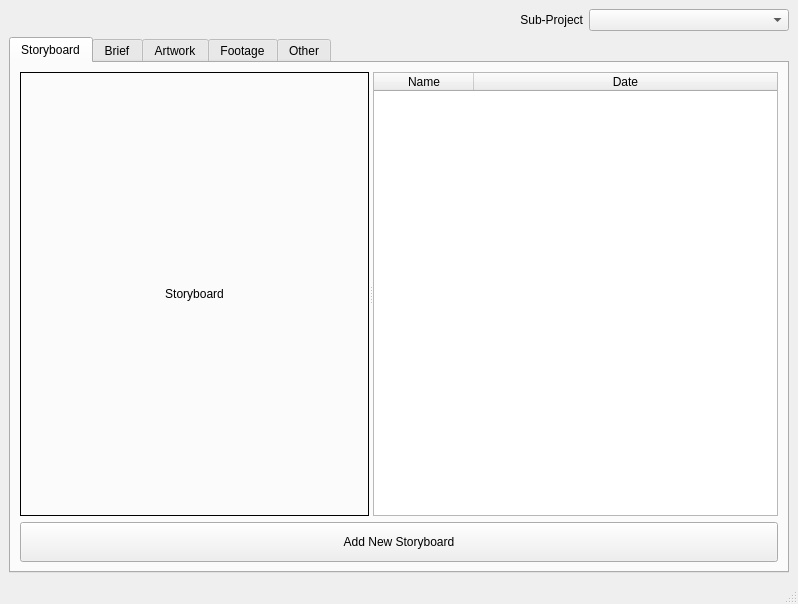
<?xml version="1.0" encoding="UTF-8"?>
<ui version="4.0">
 <class>MainWindow</class>
 <widget class="QMainWindow" name="MainWindow">
  <property name="geometry">
   <rect>
    <x>0</x>
    <y>0</y>
    <width>798</width>
    <height>604</height>
   </rect>
  </property>
  <property name="windowTitle">
   <string notr="true">Project Materials</string>
  </property>
  <property name="toolTip">
   <string notr="true"/>
  </property>
  <property name="statusTip">
   <string notr="true"/>
  </property>
  <property name="whatsThis">
   <string notr="true"/>
  </property>
  <property name="accessibleName">
   <string notr="true"/>
  </property>
  <property name="accessibleDescription">
   <string notr="true"/>
  </property>
  <property name="windowFilePath">
   <string notr="true"/>
  </property>
  <widget class="QWidget" name="centralwidget">
   <property name="toolTip">
    <string notr="true"/>
   </property>
   <property name="statusTip">
    <string notr="true"/>
   </property>
   <property name="whatsThis">
    <string notr="true"/>
   </property>
   <property name="accessibleName">
    <string notr="true"/>
   </property>
   <property name="accessibleDescription">
    <string notr="true"/>
   </property>
   <layout class="QVBoxLayout" name="verticalLayout_6">
    <item>
     <layout class="QHBoxLayout" name="horizontalLayout_3">
      <item>
       <widget class="QLabel" name="label">
        <property name="layoutDirection">
         <enum>Qt::LeftToRight</enum>
        </property>
        <property name="text">
         <string>Sub-Project</string>
        </property>
        <property name="alignment">
         <set>Qt::AlignRight|Qt::AlignTrailing|Qt::AlignVCenter</set>
        </property>
       </widget>
      </item>
      <item>
       <widget class="QComboBox" name="comboBox">
        <property name="maximumSize">
         <size>
          <width>200</width>
          <height>16777215</height>
         </size>
        </property>
       </widget>
      </item>
     </layout>
    </item>
    <item>
     <widget class="QTabWidget" name="tabWidget">
      <property name="toolTip">
       <string notr="true"/>
      </property>
      <property name="statusTip">
       <string notr="true"/>
      </property>
      <property name="whatsThis">
       <string notr="true"/>
      </property>
      <property name="accessibleName">
       <string notr="true"/>
      </property>
      <property name="accessibleDescription">
       <string notr="true"/>
      </property>
      <property name="currentIndex">
       <number>0</number>
      </property>
      <widget class="QWidget" name="stb_tab">
       <property name="toolTip">
        <string notr="true"/>
       </property>
       <property name="statusTip">
        <string notr="true"/>
       </property>
       <property name="whatsThis">
        <string notr="true"/>
       </property>
       <property name="accessibleName">
        <string notr="true"/>
       </property>
       <property name="accessibleDescription">
        <string notr="true"/>
       </property>
       <attribute name="title">
        <string notr="true">Storyboard</string>
       </attribute>
       <layout class="QVBoxLayout" name="verticalLayout_5">
        <item>
         <widget class="QSplitter" name="splitter">
          <property name="orientation">
           <enum>Qt::Horizontal</enum>
          </property>
          <widget class="QLabel" name="stb_label">
           <property name="sizePolicy">
            <sizepolicy hsizetype="Preferred" vsizetype="Preferred">
             <horstretch>0</horstretch>
             <verstretch>0</verstretch>
            </sizepolicy>
           </property>
           <property name="minimumSize">
            <size>
             <width>221</width>
             <height>124</height>
            </size>
           </property>
           <property name="maximumSize">
            <size>
             <width>9999</width>
             <height>9999</height>
            </size>
           </property>
           <property name="sizeIncrement">
            <size>
             <width>1</width>
             <height>1</height>
            </size>
           </property>
           <property name="baseSize">
            <size>
             <width>0</width>
             <height>0</height>
            </size>
           </property>
           <property name="toolTip">
            <string notr="true"/>
           </property>
           <property name="statusTip">
            <string notr="true"/>
           </property>
           <property name="whatsThis">
            <string notr="true"/>
           </property>
           <property name="accessibleName">
            <string notr="true"/>
           </property>
           <property name="accessibleDescription">
            <string notr="true"/>
           </property>
           <property name="frameShape">
            <enum>QFrame::Box</enum>
           </property>
           <property name="text">
            <string notr="true">Storyboard</string>
           </property>
           <property name="scaledContents">
            <bool>false</bool>
           </property>
           <property name="alignment">
            <set>Qt::AlignCenter</set>
           </property>
           <property name="margin">
            <number>0</number>
           </property>
          </widget>
          <widget class="QTableWidget" name="stb_tableWidget">
           <property name="sizePolicy">
            <sizepolicy hsizetype="Preferred" vsizetype="Preferred">
             <horstretch>0</horstretch>
             <verstretch>0</verstretch>
            </sizepolicy>
           </property>
           <property name="toolTip">
            <string notr="true"/>
           </property>
           <property name="statusTip">
            <string notr="true"/>
           </property>
           <property name="whatsThis">
            <string notr="true"/>
           </property>
           <property name="accessibleName">
            <string notr="true"/>
           </property>
           <property name="accessibleDescription">
            <string notr="true"/>
           </property>
           <attribute name="horizontalHeaderStretchLastSection">
            <bool>true</bool>
           </attribute>
           <column>
            <property name="text">
             <string notr="true">Name</string>
            </property>
           </column>
           <column>
            <property name="text">
             <string notr="true">Date</string>
            </property>
           </column>
          </widget>
         </widget>
        </item>
        <item>
         <widget class="QPushButton" name="addStb_pushButton">
          <property name="minimumSize">
           <size>
            <width>0</width>
            <height>40</height>
           </size>
          </property>
          <property name="toolTip">
           <string notr="true"/>
          </property>
          <property name="statusTip">
           <string notr="true"/>
          </property>
          <property name="whatsThis">
           <string notr="true"/>
          </property>
          <property name="accessibleName">
           <string notr="true"/>
          </property>
          <property name="accessibleDescription">
           <string notr="true"/>
          </property>
          <property name="text">
           <string notr="true">Add New Storyboard</string>
          </property>
         </widget>
        </item>
       </layout>
      </widget>
      <widget class="QWidget" name="brief_tab">
       <property name="toolTip">
        <string notr="true"/>
       </property>
       <property name="statusTip">
        <string notr="true"/>
       </property>
       <property name="whatsThis">
        <string notr="true"/>
       </property>
       <property name="accessibleName">
        <string notr="true"/>
       </property>
       <property name="accessibleDescription">
        <string notr="true"/>
       </property>
       <attribute name="title">
        <string notr="true">Brief</string>
       </attribute>
       <layout class="QVBoxLayout" name="verticalLayout_4">
        <item>
         <layout class="QHBoxLayout" name="horizontalLayout_2">
          <item>
           <widget class="QTextEdit" name="brief_textEdit">
            <property name="toolTip">
             <string notr="true"/>
            </property>
            <property name="statusTip">
             <string notr="true"/>
            </property>
            <property name="whatsThis">
             <string notr="true"/>
            </property>
            <property name="accessibleName">
             <string notr="true"/>
            </property>
            <property name="accessibleDescription">
             <string notr="true"/>
            </property>
           </widget>
          </item>
          <item>
           <widget class="QTableWidget" name="brief_tableWidget">
            <property name="sizePolicy">
             <sizepolicy hsizetype="Preferred" vsizetype="Preferred">
              <horstretch>0</horstretch>
              <verstretch>0</verstretch>
             </sizepolicy>
            </property>
            <property name="toolTip">
             <string notr="true"/>
            </property>
            <property name="statusTip">
             <string notr="true"/>
            </property>
            <property name="whatsThis">
             <string notr="true"/>
            </property>
            <property name="accessibleName">
             <string notr="true"/>
            </property>
            <property name="accessibleDescription">
             <string notr="true"/>
            </property>
            <attribute name="horizontalHeaderStretchLastSection">
             <bool>true</bool>
            </attribute>
            <column>
             <property name="text">
              <string notr="true">Name</string>
             </property>
            </column>
            <column>
             <property name="text">
              <string notr="true">Date</string>
             </property>
            </column>
           </widget>
          </item>
         </layout>
        </item>
        <item>
         <widget class="QPushButton" name="addBrief_pushButton">
          <property name="minimumSize">
           <size>
            <width>0</width>
            <height>40</height>
           </size>
          </property>
          <property name="text">
           <string notr="true">Add New Document</string>
          </property>
         </widget>
        </item>
       </layout>
      </widget>
      <widget class="QWidget" name="artwork_tab">
       <property name="toolTip">
        <string notr="true"/>
       </property>
       <property name="statusTip">
        <string notr="true"/>
       </property>
       <property name="whatsThis">
        <string notr="true"/>
       </property>
       <property name="accessibleName">
        <string notr="true"/>
       </property>
       <property name="accessibleDescription">
        <string notr="true"/>
       </property>
       <attribute name="title">
        <string notr="true">Artwork</string>
       </attribute>
       <layout class="QVBoxLayout" name="verticalLayout_3">
        <item>
         <widget class="QTableWidget" name="artwork_tableWidget">
          <property name="sizePolicy">
           <sizepolicy hsizetype="Preferred" vsizetype="Preferred">
            <horstretch>0</horstretch>
            <verstretch>0</verstretch>
           </sizepolicy>
          </property>
          <property name="toolTip">
           <string notr="true"/>
          </property>
          <property name="statusTip">
           <string notr="true"/>
          </property>
          <property name="whatsThis">
           <string notr="true"/>
          </property>
          <property name="accessibleName">
           <string notr="true"/>
          </property>
          <property name="accessibleDescription">
           <string notr="true"/>
          </property>
          <attribute name="horizontalHeaderStretchLastSection">
           <bool>true</bool>
          </attribute>
          <column>
           <property name="text">
            <string notr="true">Name</string>
           </property>
          </column>
          <column>
           <property name="text">
            <string notr="true">Date</string>
           </property>
          </column>
          <column>
           <property name="text">
            <string notr="true">Notes</string>
           </property>
          </column>
         </widget>
        </item>
        <item>
         <widget class="QPushButton" name="addArtwork_pushButton">
          <property name="minimumSize">
           <size>
            <width>0</width>
            <height>40</height>
           </size>
          </property>
          <property name="toolTip">
           <string notr="true"/>
          </property>
          <property name="statusTip">
           <string notr="true"/>
          </property>
          <property name="whatsThis">
           <string notr="true"/>
          </property>
          <property name="accessibleName">
           <string notr="true"/>
          </property>
          <property name="accessibleDescription">
           <string notr="true"/>
          </property>
          <property name="text">
           <string notr="true">Add New Artwork (Folder)</string>
          </property>
          <property name="shortcut">
           <string notr="true"/>
          </property>
         </widget>
        </item>
       </layout>
      </widget>
      <widget class="QWidget" name="footage_tab">
       <property name="toolTip">
        <string notr="true"/>
       </property>
       <property name="statusTip">
        <string notr="true"/>
       </property>
       <property name="whatsThis">
        <string notr="true"/>
       </property>
       <property name="accessibleName">
        <string notr="true"/>
       </property>
       <property name="accessibleDescription">
        <string notr="true"/>
       </property>
       <attribute name="title">
        <string notr="true">Footage</string>
       </attribute>
       <layout class="QVBoxLayout" name="verticalLayout_2">
        <item>
         <widget class="QTableWidget" name="footage_tableWidget">
          <property name="sizePolicy">
           <sizepolicy hsizetype="Preferred" vsizetype="Preferred">
            <horstretch>0</horstretch>
            <verstretch>0</verstretch>
           </sizepolicy>
          </property>
          <property name="toolTip">
           <string notr="true"/>
          </property>
          <property name="statusTip">
           <string notr="true"/>
          </property>
          <property name="whatsThis">
           <string notr="true"/>
          </property>
          <property name="accessibleName">
           <string notr="true"/>
          </property>
          <property name="accessibleDescription">
           <string notr="true"/>
          </property>
          <attribute name="horizontalHeaderStretchLastSection">
           <bool>true</bool>
          </attribute>
          <column>
           <property name="text">
            <string notr="true">Name</string>
           </property>
          </column>
          <column>
           <property name="text">
            <string notr="true">Date</string>
           </property>
          </column>
          <column>
           <property name="text">
            <string notr="true">Notes</string>
           </property>
          </column>
         </widget>
        </item>
        <item>
         <widget class="QPushButton" name="addFootage_pushButton">
          <property name="minimumSize">
           <size>
            <width>0</width>
            <height>40</height>
           </size>
          </property>
          <property name="toolTip">
           <string notr="true"/>
          </property>
          <property name="statusTip">
           <string notr="true"/>
          </property>
          <property name="whatsThis">
           <string notr="true"/>
          </property>
          <property name="accessibleName">
           <string notr="true"/>
          </property>
          <property name="accessibleDescription">
           <string notr="true"/>
          </property>
          <property name="text">
           <string notr="true">Add New Footage</string>
          </property>
         </widget>
        </item>
       </layout>
      </widget>
      <widget class="QWidget" name="other_tab">
       <property name="toolTip">
        <string notr="true"/>
       </property>
       <property name="statusTip">
        <string notr="true"/>
       </property>
       <property name="whatsThis">
        <string notr="true"/>
       </property>
       <property name="accessibleName">
        <string notr="true"/>
       </property>
       <property name="accessibleDescription">
        <string notr="true"/>
       </property>
       <attribute name="title">
        <string notr="true">Other</string>
       </attribute>
       <layout class="QVBoxLayout" name="verticalLayout">
        <item>
         <widget class="QTableWidget" name="other_tableWidget">
          <property name="sizePolicy">
           <sizepolicy hsizetype="Preferred" vsizetype="Preferred">
            <horstretch>0</horstretch>
            <verstretch>0</verstretch>
           </sizepolicy>
          </property>
          <property name="toolTip">
           <string notr="true"/>
          </property>
          <property name="statusTip">
           <string notr="true"/>
          </property>
          <property name="whatsThis">
           <string notr="true"/>
          </property>
          <property name="accessibleName">
           <string notr="true"/>
          </property>
          <property name="accessibleDescription">
           <string notr="true"/>
          </property>
          <property name="columnCount">
           <number>3</number>
          </property>
          <attribute name="horizontalHeaderCascadingSectionResizes">
           <bool>false</bool>
          </attribute>
          <attribute name="horizontalHeaderDefaultSectionSize">
           <number>100</number>
          </attribute>
          <attribute name="horizontalHeaderMinimumSectionSize">
           <number>35</number>
          </attribute>
          <attribute name="horizontalHeaderShowSortIndicator" stdset="0">
           <bool>false</bool>
          </attribute>
          <attribute name="horizontalHeaderStretchLastSection">
           <bool>true</bool>
          </attribute>
          <attribute name="verticalHeaderVisible">
           <bool>false</bool>
          </attribute>
          <attribute name="verticalHeaderMinimumSectionSize">
           <number>19</number>
          </attribute>
          <attribute name="verticalHeaderStretchLastSection">
           <bool>false</bool>
          </attribute>
          <column>
           <property name="text">
            <string notr="true">Name</string>
           </property>
           <property name="toolTip">
            <string notr="true"/>
           </property>
           <property name="whatsThis">
            <string notr="true"/>
           </property>
          </column>
          <column>
           <property name="text">
            <string notr="true">Date</string>
           </property>
           <property name="toolTip">
            <string notr="true"/>
           </property>
           <property name="whatsThis">
            <string notr="true"/>
           </property>
          </column>
          <column>
           <property name="text">
            <string notr="true">Notes</string>
           </property>
           <property name="toolTip">
            <string notr="true"/>
           </property>
           <property name="whatsThis">
            <string notr="true"/>
           </property>
          </column>
         </widget>
        </item>
        <item>
         <widget class="QPushButton" name="addOther_pushButton">
          <property name="minimumSize">
           <size>
            <width>0</width>
            <height>40</height>
           </size>
          </property>
          <property name="toolTip">
           <string notr="true"/>
          </property>
          <property name="statusTip">
           <string notr="true"/>
          </property>
          <property name="whatsThis">
           <string notr="true"/>
          </property>
          <property name="accessibleName">
           <string notr="true"/>
          </property>
          <property name="accessibleDescription">
           <string notr="true"/>
          </property>
          <property name="text">
           <string notr="true">Add New Footage</string>
          </property>
          <property name="shortcut">
           <string notr="true"/>
          </property>
         </widget>
        </item>
       </layout>
      </widget>
     </widget>
    </item>
   </layout>
  </widget>
  <widget class="QMenuBar" name="menubar">
   <property name="geometry">
    <rect>
     <x>0</x>
     <y>0</y>
     <width>798</width>
     <height>21</height>
    </rect>
   </property>
   <property name="toolTip">
    <string notr="true"/>
   </property>
   <property name="statusTip">
    <string notr="true"/>
   </property>
   <property name="whatsThis">
    <string notr="true"/>
   </property>
   <property name="accessibleName">
    <string notr="true"/>
   </property>
   <property name="accessibleDescription">
    <string notr="true"/>
   </property>
  </widget>
  <widget class="QStatusBar" name="statusbar">
   <property name="toolTip">
    <string notr="true"/>
   </property>
   <property name="statusTip">
    <string notr="true"/>
   </property>
   <property name="whatsThis">
    <string notr="true"/>
   </property>
   <property name="accessibleName">
    <string notr="true"/>
   </property>
   <property name="accessibleDescription">
    <string notr="true"/>
   </property>
  </widget>
 </widget>
 <resources/>
 <connections/>
</ui>
